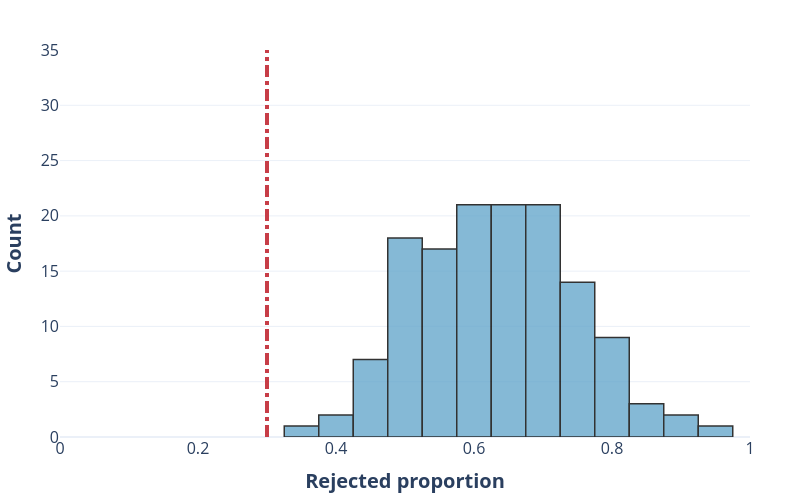

The notebook cell this image was saved under:
### Code cell
import plotly.express as px

# Create the histogram with count normalization (default behavior)
fig = px.histogram(
    proportion_less_than_005_clock.values(),
    labels={'x': 'Proportion of significant triples', 'y': 'Count'},  # Label for y-axis as 'Count'
    title=None,
    color_discrete_sequence=['#67a8cd'],  # Set the color to a shade of blue
)   

# Update layout for presentation
fig.update_layout(
    template='plotly_white',
    margin=dict(l=50, r=50, t=50, b=50),  # Adjust margins for a balanced look
    autosize=True,
    yaxis_title='<b>Count</b>',  # Explicit y-axis title
    xaxis_title='<b>Rejected proportion</b>',  # Explicit x-axis title
    yaxis_title_font=dict(size=20),  # Adjust y-axis font size
    xaxis_title_font=dict(size=20),  # Adjust x-axis font size
    font=dict(size=16),  # General font size for labels and titles
    width=800,  # Set figure width (optional for better control)
    height=500,  # Set figure height (optional for better control)
    showlegend=False  # Remove the legend
)

fig.add_shape(
    type="line",
    x0=0.3, y0=0, x1=0.3, y1=35,
    line=dict(color="#c73d47", width=4, dash="dashdot"),
)

# Set transparency level and add a solid line around each bar
fig.update_traces(
    opacity=0.8,  # Set the transparency (0 = fully transparent, 1 = fully opaque)
    marker_line_color='black',  # Color of the line around each bar
    marker_line_width=1.5  # Width of the line around each bar
)

fig.update_xaxes(range=[0, 1])
fig.update_yaxes(range=[0, 35])

fig.write_image('/Users/gulugulu/clock/figures/Proportion_of_significant_toc.pdf')
fig.show()

### Figure 1 — Plotly figure (JSON) as saved in the notebook; plotly's stock layout.template omitted (floating-point values rounded to 4 significant figures; data arrays with more than 128 entries replaced by an {"elided": "..."} marker saying what was removed)
{"data": [{"alignmentgroup": "True", "bingroup": "x", "hovertemplate": "variable=0<br>value=%{x}<br>count=%{y}<extra></extra>", "legendgroup": "0", "marker": {"color": "#67a8cd", "line": {"color": "black", "width": 1.5}, "pattern": {"shape": ""}}, "name": "0", "offsetgroup": "0", "opacity": 0.8, "orientation": "v", "showlegend": true, "type": "histogram", "x": {"elided": "137 float values"}, "xaxis": "x", "yaxis": "y"}], "layout": {"autosize": true, "barmode": "relative", "font": {"size": 16}, "height": 500, "legend": {"title": {"text": "variable"}, "tracegroupgap": 0}, "margin": {"b": 50, "l": 50, "r": 50, "t": 50}, "shapes": [{"line": {"color": "#c73d47", "dash": "dashdot", "width": 4}, "type": "line", "x0": 0.3, "x1": 0.3, "y0": 0, "y1": 35}], "showlegend": false, "width": 800, "xaxis": {"anchor": "y", "domain": [0, 1], "range": [0, 1], "title": {"font": {"size": 20}, "text": "<b>Rejected proportion</b>"}}, "yaxis": {"anchor": "x", "domain": [0, 1], "range": [0, 35], "title": {"font": {"size": 20}, "text": "<b>Count</b>"}}}}
